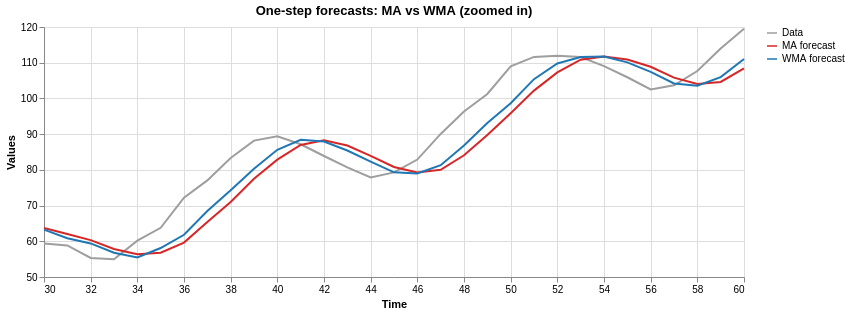

Notebook code cell kept with this figure:
### Markdown cell above
To compare them fairly, we use each one as a **one-step-ahead forecast**: the smoothed value at time $t$ is our prediction for time $t+1$. `.shift(1)` moves each value forward one step so it lines up with the value it's predicting.

### Code cell
ma_forecast = ma3.shift(1)
wma_forecast = wma3.shift(1)

valid = wma_forecast.notna()
print(f"MA  one-step forecast MSE: {mse(ts[valid], ma_forecast[valid]):.2f}")
print(f"WMA one-step forecast MSE: {mse(ts[valid], wma_forecast[valid]):.2f}")

window = slice(30, 61)   # zoom in on a few cycles
overlay(time[window], {"Data": ts[window], "MA forecast": ma_forecast[window], "WMA forecast": wma_forecast[window]},
        "One-step forecasts: MA vs WMA (zoomed in)")

### Figure 1 — Vega-Lite specification as saved in the notebook (floating-point values rounded to 4 significant figures)
{"config": {"view": {"continuousWidth": 300, "continuousHeight": 300}}, "data": {"name": "data-71a65e3ad42d2d425333a6630749928d"}, "mark": {"type": "line", "strokeWidth": 2}, "encoding": {"color": {"field": "series", "scale": {"domain": ["Data", "MA forecast", "WMA forecast"], "range": ["#9e9e9e", "#d62728", "#1f77b4"]}, "title": null, "type": "nominal"}, "tooltip": [{"field": "x", "title": "Time", "type": "quantitative"}, {"field": "series", "type": "nominal"}, {"field": "value", "format": ".2f", "type": "quantitative"}], "x": {"field": "x", "title": "Time", "type": "quantitative"}, "y": {"field": "value", "scale": {"zero": false}, "title": "Values", "type": "quantitative"}}, "height": 250, "title": "One-step forecasts: MA vs WMA (zoomed in)", "width": 700, "$schema": "https://vega.github.io/schema/vega-lite/v6.4.1.json", "datasets": {"data-71a65e3ad42d2d425333a6630749928d": [{"x": 30, "series": "Data", "value": 59.4}, {"x": 31, "series": "Data", "value": 58.85}, {"x": 32, "series": "Data", "value": 55.33}, {"x": 33, "series": "Data", "value": 54.94}, {"x": 34, "series": "Data", "value": 60.16}, {"x": 35, "series": "Data", "value": 63.78}, {"x": 36, "series": "Data", "value": 72.21}, {"x": 37, "series": "Data", "value": 77.04}, {"x": 38, "series": "Data", "value": 83.33}, {"x": 39, "series": "Data", "value": 88.2}, {"x": 40, "series": "Data", "value": 89.4}, {"x": 41, "series": "Data", "value": 87.17}, {"x": 42, "series": "Data", "value": 83.88}, {"x": 43, "series": "Data", "value": 80.7}, {"x": 44, "series": "Data", "value": 77.86}, {"x": 45, "series": "Data", "value": 79.28}, {"x": 46, "series": "Data", "value": 82.88}, {"x": 47, "series": "Data", "value": 90.06}, {"x": 48, "series": "Data", "value": 96.34}, {"x": 49, "series": "Data", "value": 101.2}, {"x": 50, "series": "Data", "value": 109.0}, {"x": 51, "series": "Data", "value": 111.6}, {"x": 52, "series": "Data", "value": 112.0}, {"x": 53, "series": "Data", "value": 111.6}, {"x": 54, "series": "Data", "value": 109.0}, {"x": 55, "series": "Data", "value": 105.9}, {"x": 56, "series": "Data", "value": 102.5}, {"x": 57, "series": "Data", "value": 103.7}, {"x": 58, "series": "Data", "value": 107.7}, {"x": 59, "series": "Data", "value": 114.0}, {"x": 60, "series": "Data", "value": 119.5}, {"x": 30, "series": "MA forecast", "value": 63.71}, {"x": 31, "series": "MA forecast", "value": 62.06}, {"x": 32, "series": "MA forecast", "value": 60.32}, {"x": 33, "series": "MA forecast", "value": 57.86}, {"x": 34, "series": "MA forecast", "value": 56.37}, {"x": 35, "series": "MA forecast", "value": 56.81}, {"x": 36, "series": "MA forecast", "value": 59.63}, {"x": 37, "series": "MA forecast", "value": 65.38}, {"x": 38, "series": "MA forecast", "value": 71.01}, {"x": 39, "series": "MA forecast", "value": 77.53}, {"x": 40, "series": "MA forecast", "value": 82.86}, {"x": 41, "series": "MA forecast", "value": 86.98}, {"x": 42, "series": "MA forecast", "value": 88.26}, {"x": 43, "series": "MA forecast", "value": 86.82}, {"x": 44, "series": "MA forecast", "value": 83.92}, {"x": 45, "series": "MA forecast", "value": 80.81}, {"x": 46, "series": "MA forecast", "value": 79.28}, {"x": 47, "series": "MA forecast", "value": 80.01}, {"x": 48, "series": "MA forecast", "value": 84.07}, {"x": 49, "series": "MA forecast", "value": 89.76}, {"x": 50, "series": "MA forecast", "value": 95.88}, {"x": 51, "series": "MA forecast", "value": 102.2}, {"x": 52, "series": "MA forecast", "value": 107.3}, {"x": 53, "series": "MA forecast", "value": 110.9}, {"x": 54, "series": "MA forecast", "value": 111.7}, {"x": 55, "series": "MA forecast", "value": 110.9}, {"x": 56, "series": "MA forecast", "value": 108.9}, {"x": 57, "series": "MA forecast", "value": 105.8}, {"x": 58, "series": "MA forecast", "value": 104.0}, {"x": 59, "series": "MA forecast", "value": 104.6}, {"x": 60, "series": "MA forecast", "value": 108.4}, {"x": 30, "series": "WMA forecast", "value": 63.28}, {"x": 31, "series": "WMA forecast", "value": 60.86}, {"x": 32, "series": "WMA forecast", "value": 59.4}, {"x": 33, "series": "WMA forecast", "value": 56.79}, {"x": 34, "series": "WMA forecast", "value": 55.45}, {"x": 35, "series": "WMA forecast", "value": 58.11}, {"x": 36, "series": "WMA forecast", "value": 61.81}, {"x": 37, "series": "WMA forecast", "value": 68.48}, {"x": 38, "series": "WMA forecast", "value": 74.26}, {"x": 39, "series": "WMA forecast", "value": 80.33}, {"x": 40, "series": "WMA forecast", "value": 85.62}, {"x": 41, "series": "WMA forecast", "value": 88.43}, {"x": 42, "series": "WMA forecast", "value": 87.94}, {"x": 43, "series": "WMA forecast", "value": 85.42}, {"x": 44, "series": "WMA forecast", "value": 82.3}, {"x": 45, "series": "WMA forecast", "value": 79.31}, {"x": 46, "series": "WMA forecast", "value": 79.0}, {"x": 47, "series": "WMA forecast", "value": 81.3}, {"x": 48, "series": "WMA forecast", "value": 86.83}, {"x": 49, "series": "WMA forecast", "value": 93.11}, {"x": 50, "series": "WMA forecast", "value": 98.65}, {"x": 51, "series": "WMA forecast", "value": 105.4}, {"x": 52, "series": "WMA forecast", "value": 109.8}, {"x": 53, "series": "WMA forecast", "value": 111.6}, {"x": 54, "series": "WMA forecast", "value": 111.7}, {"x": 55, "series": "WMA forecast", "value": 110.1}, {"x": 56, "series": "WMA forecast", "value": 107.4}, {"x": 57, "series": "WMA forecast", "value": 104.2}, {"x": 58, "series": "WMA forecast", "value": 103.6}, {"x": 59, "series": "WMA forecast", "value": 106.0}, {"x": 60, "series": "WMA forecast", "value": 111.1}]}}
